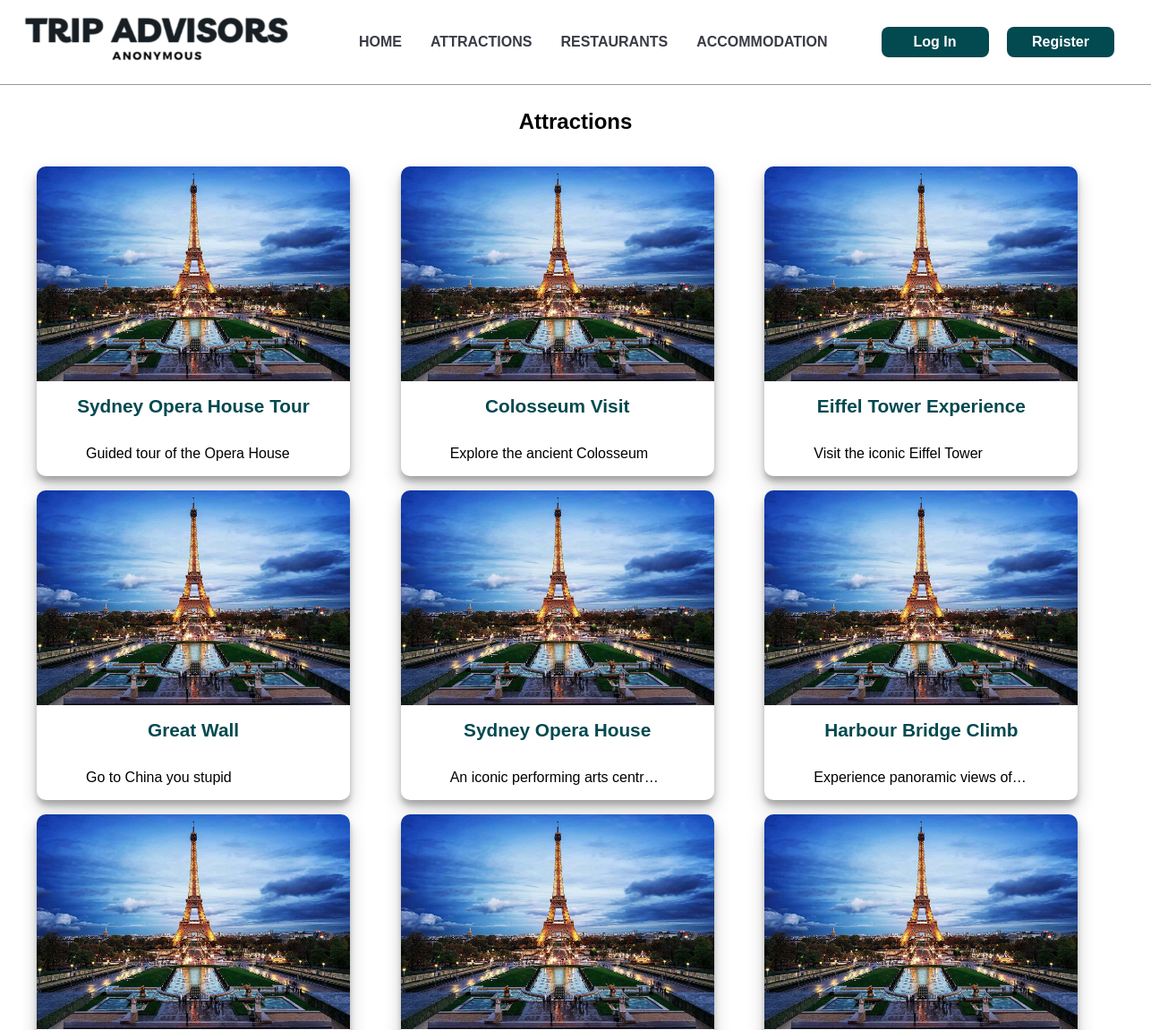
/attractions.html (upper part), run on an earlier commit of the app's database.
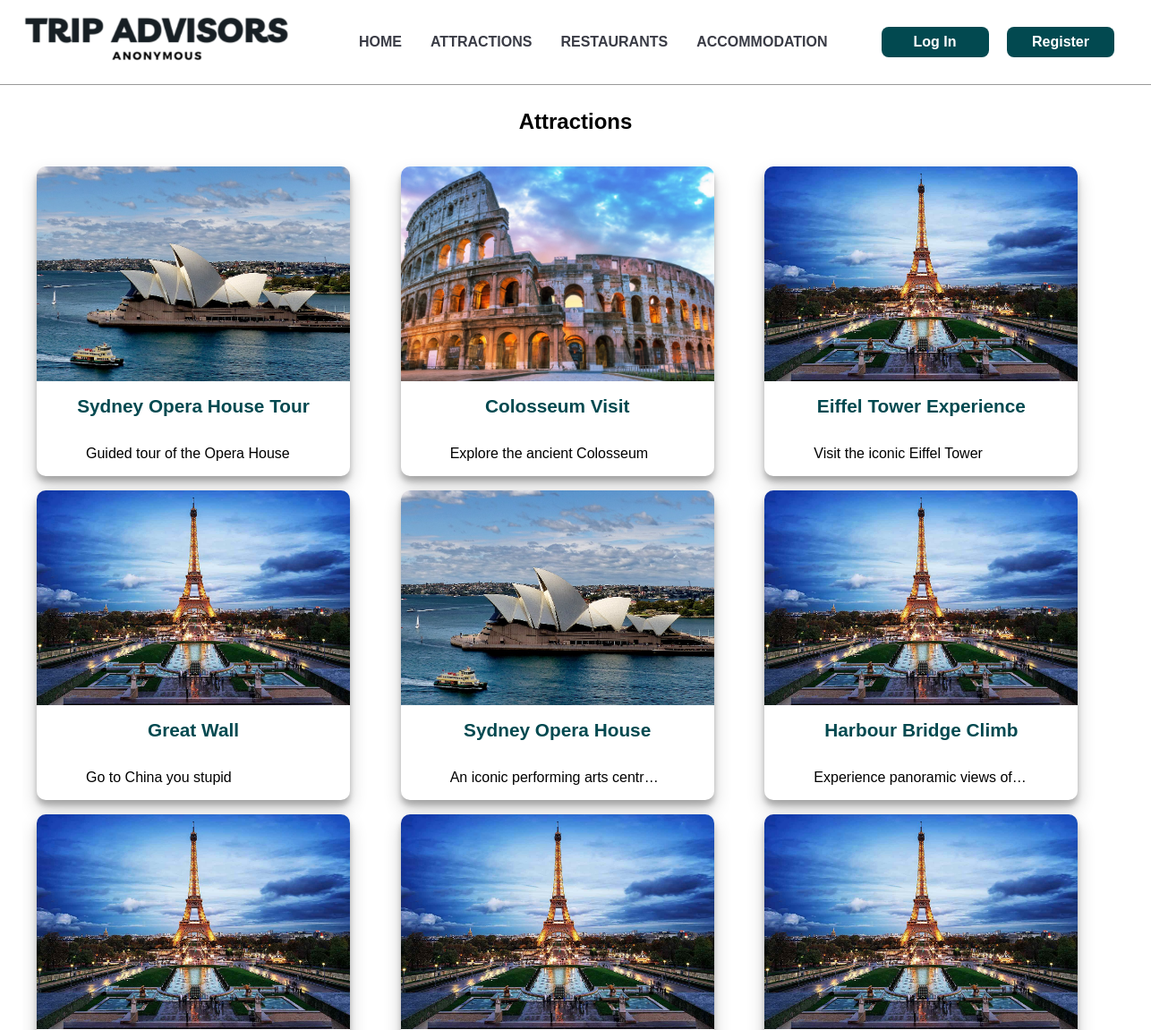
And on a later commit of the database.
### tables this page shows
CREATE TABLE "Listings" (
  Listings_ID INTEGER PRIMARY KEY,
  Location TEXT,
  Title TEXT,
  Description TEXT,
  Image TEXT,
  Category_ID INTEGER,
  Address TEXT, `Website` TEXT, `Latitude` FLOAT, `Longitude` FLOAT);

### main.py (the view)
@app.route('/attractions.html', methods=['GET'])
def attractions():
    attractions = db.get_listing_by_category(1, row_limit=99)
    return render_template(
        "attractions.html",
        attractions=attractions,)

### database_manager.py (called while the page is built)
def _get_conn():
    conn = sql.connect(DB_PATH)
    conn.row_factory = sql.Row
    return conn

def get_listing_by_category(category_id: int, row_limit: int) -> List[Tuple]:
    conn = _get_conn()
    cur = conn.cursor()
    rows = cur.execute(
        "SELECT * FROM Listings WHERE Category_ID = ? LIMIT ?", (category_id, row_limit)
    ).fetchall()
    conn.close()
    return rows

### templates/attractions.html (shortened to what this page needs)
{% extends 'layout.html' %} {% block content %}
<h2>Attractions</h2>
<div class="container">
    {% for row in attractions %}
    <a
      class="card-link-wrapper"
      href="{{ url_for('listing_detail', listing_id=row['Listings_ID']) }}"
    >
      <div class="card">
        <img
          class="card-image"
          src="{{ row['Image'] }}"
          alt="Image of {{ row['Title'] }} not loaded."
        />
        <h1 class="card-name">{{ row['Title'] }}</h1>
        <p class="card-about">{{ row['Description'] }}</p>
      </div>
    </a>
    {% endfor %}
</div>
{% endblock %}

What changed in the data, as far as the page shows it:
changed Listings "Sydney Opera House Tour": Image: a different picture
changed Listings "Colosseum Visit": Image: a different picture
changed Listings "Sydney Opera House": Image: a different picture
